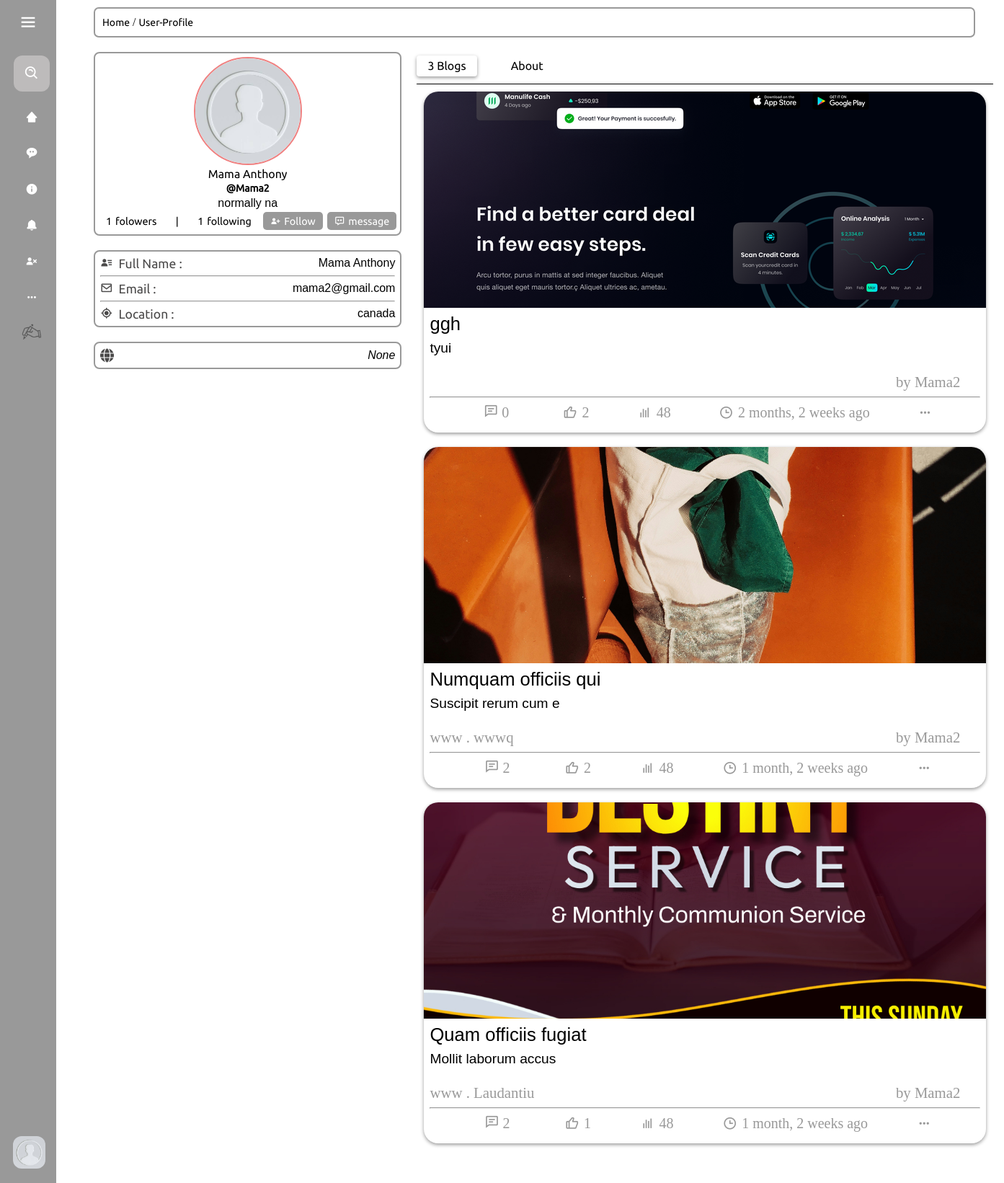
The app's page /profile/Mama2/ (signed in) with its own data.
### blog/models.py (models this page shows, shortened)
class Profile(models.Model):
    user = models.OneToOneField(User, on_delete=models.CASCADE)
    bio = models.TextField(null=True, blank=True)
    dob = models.DateField(null=True, blank=True)
    profile_img =  models.ImageField( upload_to='profile_images', default='default.jpg')
    location = models.CharField(null=True, blank=True, max_length=100)
    website = models.CharField(null=True, blank=True,max_length=100)
    about = models.TextField(null=True, blank=True)
    followers = models.ManyToManyField('self', symmetrical=False, related_name='following')
    userfol = models.ManyToManyField('self', symmetrical=False, related_name='userfollowing')
    def __str__(self):
        return self.user.username

class Post(models.Model):
    id = models.UUIDField(primary_key = True, default = uuid.uuid4)
    user = models.ForeignKey(Profile, on_delete= models.SET_NULL, null= True)
    image = models.ImageField(upload_to='post_images', default=None, null=True, blank=True)
    topic = models.CharField(max_length=100, null = True, blank=True)
    caption = models.TextField()
    category = models.ManyToManyField(category, related_name='cats', blank=True)
    created = models.DateTimeField(default = datetime.now)

class category(models.Model):
    category = models.CharField(max_length=200)

### blog/views.py (the view)
# urls.py: path("profile/<str:pk>/", views.userprofile , name="profile-page"),
@login_required(login_url="signin-page")
def userprofile(request, pk):
    md_user = User.objects.get(username=request.user) # getting the current use
    c_user_profile = Profile.objects.get(user=md_user)
    d_user = User.objects.get(username=pk) # what we are using
    user_profile = Profile.objects.get(user=d_user)
    posts = user_profile.post_set.all()
    num_followers = FollowRelationship.objects.filter(following=user_profile).count()
    num_following = FollowRelationship.objects.filter(follower=user_profile).count()
    follow_relationship = FollowRelationship.objects.filter(follower=c_user_profile, following=user_profile).first()
    if follow_relationship:
        cs = 'Following'
    else:
        cs = 'Follow'
    context = {
        "d_user": d_user,
        "user_profile": user_profile,
        "post": posts,
        "c_user_profile": c_user_profile,
        'cs':cs,
        'num_followers':num_followers,
        'num_following':num_following
    }
    return render(request, "profile_page.html", context)

### templates/profile_page.html (shortened to what this page needs)
{% load static %}
<!DOCTYPE html>
<html lang="en">
  <head>
    <link
      href="https://unpkg.com/boxicons@2.1.4/css/boxicons.min.css"
      rel="stylesheet"
    />
    <link rel="stylesheet" href="{% static 'css/profile_page.css' %}" />
  </head>
  <body>
    <div style="z-index: 999">{% include 'navbar.html' %}</div>
    <div class="body">
      <div class="heading">
        <span><a href="/">Home</a></span> /
        <span><a href="#">User-Profile</a></span>
      </div>
      <div class="whole_body">
        <div class="user_profile_side">
          <div class="user_profile_details">
            <div class="profile_content_page">
              <div class="profile_image_div">
                <img src="{{user_profile.profile_img.url}}" />
              </div>
              <p class="profile_fullname">{{d_user.first_name}}</p>
              <p class="profile_username">@{{d_user.username}}</p>
              <p class="profile_description">{{user_profile.bio}}</p>
              <div class="fandf">
                <p><span class="foln">{{num_followers}}</span>folowers</p>
                <p>|</p>
                <p><span class="">{{num_following}}</span> following</p>
                <button class="process_data" id="sendData">
                  <i class="bx bxs-user-plus"></i>
                  <span class="process_data_span">{{cs}}</span>
                </button>
                <button>
                  <a href="#"> <i class="bx bx-message-dots"></i> message </a>
                </button>
              </div>
            </div>
          </div>
          <div class="user_profile_section2">
            <div>
              <div class="fs">
                <i class="bx bxs-user-detail"></i>
                <p>Full Name :</p>
              </div>
              <h2>{{d_user.first_name}}</h2>
            </div>
            <hr style="margin-top: 7px; margin-bottom: 7px" />
            <div>
              <div class="fs">
                <i class="bx bx-envelope"></i>
                <p>Email :</p>
              </div>
              <h2>{{d_user.email}}</h2>
            </div>
            <hr style="margin-top: 7px; margin-bottom: 7px" />
            <div>
              <div class="fs">
                <i class="bx bx-current-location"></i>
                <p>Location :</p>
              </div>
              <h2>{{user_profile.location}}</h2>
            </div>
          </div>
          <div class="location_section">
            <a href="{{user_profile.website}}">{{user_profile.website}}</a>
          </div>
        </div>
        <div class="user_post_side">
          <div class="user_post_side_heading">
            <li class="solid" onclick="openTab('tab1')">
              <a href="#">{{post.count}} Blogs</a>
            </li>
            <li id="abt" onclick="openTab('tab2')"><a href="#">About</a></li>
          </div>
          <div class="tabs">
            <div id="tab1" class="tab-content">
              {% include 'post_listing.html' %}
            </div>
          </div>
        </div>
      </div>
    </div>
  </body>
</html>

### templates/navbar.html (shortened to what this page needs)
{% load static %}
<!DOCTYPE html>
<html lang="en">
  <head>
    <link
      href="https://unpkg.com/boxicons@2.1.4/css/boxicons.min.css"
      rel="stylesheet"
    />
    <link rel="stylesheet" href="{% static 'css/navbar.css' %}" />
  </head>
  <body>
    <nav class="sidebar">
      <div class="logo_content">
        <i class="bx bx-menu" id="btn"></i>
      </div>
      <ul class="nav_list">
        <li>
          <form action="">
            <i class="bx bx-search-alt sbfh"></i>
            <input type="search" placeholder="search..." name="" id="" />
          </form>
        </li>
        <li>
          <a href="/">
            <i class="bx bxs-home-alt-2"></i>
          </a>
        </li>
        <li>
          <a href="">
            <i class="bx bxs-message-rounded-dots"></i>
          </a>
        </li>
        <li>
          <a href="">
            <i class='bx bxs-info-circle' ></i>            <span class="links_name">About us</span>
          </a>
        </li>
        <li>
          <a href="/notification">
            <i class="bx bxs-bell"></i>
          </a>
        </li>
        {% if request.user.is_authenticated %}
        <li>
          <a href="/logout">
            <i class="bx bxs-user-x"></i>
          </a>
        </li>
        {% endif %}
        <li>
          <a href="">
            <i class="bx bx-dots-horizontal-rounded"></i>
          </a>
        </li>
        <li>
          <a href="/post">
            <i
              style="
                display: flex;
                align-items: center;
                justify-content: center;
              "
              ><img
                style="width: 30px"
                src="../static/img/hand_with_pen_50px.png"
                alt=""
            /></i>
          </a>
        </li>
        <div class="profile_content">
          <div class="profile">
            <a
              href="/profile/{{request.user.username}}"
              class="profile_details"
            >
              {% if request.user.is_authenticated %}
              <img src="{{ c_user_profile.profile_img.url }}" alt="" />
              {% endif %}
            </a>
          </div>
        </div>
      </ul>
    </nav>
  </body>
</html>

### templates/post_listing.html (shortened to what this page needs)
{% load static %}
<link
  href="https://unpkg.com/boxicons@2.1.4/css/boxicons.min.css"
  rel="stylesheet"
/>
<link rel="stylesheet" href="{% static 'css/post_listing.css' %}" />
<body>
  {% for dposts in post %}
 <div style="padding: 10px; width: 50rem">
    <div class="user_post">
      <a
        style="text-decoration: none; color: #000"
        href="/post_details/{{dposts.id}}"
      >
        <div class="post_img_div">
          {% if dposts.image %}
          <img src="{{ dposts.image.url }}" class="post_img" />
          {% endif %}
        </div>
        <div class="post_heading"> {{ dposts.topic }} </div>
        <div class="post_body">{{ dposts.caption|truncatechars:300 }}</div>
      </a>
      <div class="post_info">
        <div class="post_about">
          <div class="post_about_links">
            {% for cat in dposts.category.all %}
            <a href="/search?q={{ cat.category }}&type=category">{{ cat.category }}</a>
            {% if not forloop.last %} . {% endif %} {% endfor %}
          </div>
          <a href="/profile/{{ dposts.user}}" class="post_owner"
            >by {{ dposts.user }}</a
          >
        </div>
        <hr />
        <div class="actions">
          <div class="action_btns comment">
            <a href="/post_details#comment">
              <i class="bx bx-comment-detail"></i>
              <span>{{ dposts.message_set.count }}</span>
            </a>
          </div>
                    <div onclick="lorem()" class="action_btns comment">
                        <i id="liker" class="bx bx-like"></i>
                        <span>{{ dposts.like_set.count }}</span>
                    </div>
          <div class="action_btns views">
            <i class="bx bx-bar-chart"></i>
            <span>48</span>
          </div>
          <div class="action_btns views">
            <i class="bx bx-time"></i>
            <span>{{dposts.created | timesince }} ago</span>
          </div>
          <div>
            <i class="bx bx-dots-horizontal-rounded"></i>
          </div>
        </div>
      </div>
    </div>
  </div>
  {% endfor %}
  <nav aria-label="Page navigation example">
    <ul class="pagination">
    </ul>
</nav>
</body>

### static/css/profile_page.css (style rules this page uses)
.body { padding: 10px 40px; margin-left: 90px; height: 100vh; }
.heading { padding: 10px; border: 2px solid #999; border-radius: 7px; margin-bottom: 20px; }
.heading a { color: black; text-decoration: none; font-size: 14px; font-family: ubuntu; }
.whole_body { display: grid; grid-template-columns: 1fr 2fr; grid-gap: 1rem; }
.user_profile_details { border: 2px solid #999; border-radius: 8px; display: flex; flex-direction: column; align-items: center; }
.profile_image_div { width: 150px; height: 150px; padding: 0; border: 2px solid lightcoral; border-radius: 250px; overflow: hidden; }
.profile_image_div img { width: 100%; object-fit: cover; object-position: center; }
.profile_content_page { position: relative; display: flex; flex-direction: column; align-items: center; padding: 5px; gap: 0.2rem; }
.profile_username { font-family: ubuntu; font-size: 14px; font-weight: bold; }
.profile_fullname { font-size: 16px; font-family: ubuntu; }
.profile_description { font-family: sans-serif; text-align: center; font-size: 16px; }
.fandf { padding-top: 0px; display: flex; gap: 0.4rem; align-items: center; }
.fandf button { border: none; background-color: #999; border-radius: 5px; max-height: 25px; color: white; }
.fandf button a { text-decoration: none; color: white; display: flex; align-items: center; gap: 0.3rem; }
.fandf p, .fandf button { font-size: .9rem; padding: 5px 10px; display: flex; align-items: center; gap: 0.3rem; font-family: ubuntu; }
.user_profile_section2 { margin-top: 20px; border: 2px solid #999; border-radius: 8px; display: flex; flex-direction: column; padding: 7px; }
.user_profile_section2 div { align-items: center; display: flex; }
.fs { font-size: 1.1rem; gap: .5rem; font-family: ubuntu; width: 30%; color: #4b4a4a; }
.user_profile_section2 h2 { font-family: sans-serif; font-size: 16px; text-align: right; width: 70%; font-weight: 400; }
.location_section { border: 2px solid #999; margin-top: 20px; border-radius: 8px; padding: 7px; display: flex; align-items: center; }
.location_section a { width: 100%; font-family: sans-serif; font-size: 16px; text-align: right; font-weight: 100; font-style: italic; color: black; text-decoration: none; transition: .5s ease-in; }
.user_post_side { padding: 5px; }
.user_post_side_heading { display: flex; align-items: center; gap: 2rem; padding-bottom: 10px; border-bottom: 1px solid; }
.user_post_side_heading li { list-style: none; background: none; background-color: none; padding: 5px 15px; border-radius: 4px; }
.solid { box-shadow: 0 2px 5px 0 rgba(0, 0, 0, 0.4); }
.user_post_side_heading li a { text-decoration: none; color: black; font-family: ubuntu; }
.tab-content { display: none; }

### static/css/navbar.css (style rules this page uses)
* { margin: 0; padding: 0; box-sizing: border-box; }
body { position: relative; min-height: 100vh; width: 100%; }
.sidebar { font-family: Ubuntu ; position: fixed; top: 0; left: 0; height: 100%; width: 78px; background: #999; padding: 6px 14px; transition: .3s ease-in; }
.sidebar #btn { color: white; position: absolute; left: 50%; top: 6px; font-size: 28px; height: 50px; width: 50px; text-align: center; line-height: 50px; transform: translateX(-50%); }
.sidebar ul { margin-top: 20px; }
.sidebar ul li { list-style: none; position: relative; height: 50%; width: 100%; margin: 0 5px; line-height: 50px ; white-space:nowrap; }
.sidebar ul li:nth-child(1) { margin-bottom: 10px; }
.sbfh { position: absolute; z-index: 9991; top: 50%; left: 0; transform: translateY(-50%); font-size: 22px; color: #FFF; }
.sidebar ul li input { height: 50px; width: 100%; left: 0; top: 0; border-radius: 12px; outline: none; border: none; background: #bdbbbb; color: white; padding-left: 50px; font-size: 18px; }
.sidebar ul li a { color: white; display: flex; font-size: 1.1rem; align-items: center; text-decoration: none; transition: all .4s ease; border-radius: 12px; }
.sidebar ul li i { height: 50px; min-width: 50px; border-radius: 12px; line-height: 50px; text-align: center; }
.sidebar .profile_content { position: absolute; color: #FFF; padding: 10px; padding-bottom: 20px; bottom: 0; left: 0; margin-left: 8px; }
.profile .profile_details { text-decoration: none; color: #FFF; display: flex; align-items: center; }
.profile .profile_details img { height: 45px; width: 45px; object-fit: cover; border-radius: 12px; }

### records on screen
Profile: profile_img (placeholder picture)
Profile: profile_img (placeholder picture), bio "normally na", location "canada", website "None", count "3"
Post: image (picture), topic "ggh", caption "tyui", user "Mama2", message_set.count "0", like_set.count "2", created "2 months, 2 weeks"
Post: image (picture), topic "Numquam officiis qui", caption "Suscipit rerum cum e", user "Mama2", message_set.count "2", like_set.count "2", created "1 month, 2 weeks"
category: category "www"
category: category "wwwq"
Post: image (picture), topic "Quam officiis fugiat", caption "Mollit laborum accus", user "Mama2", message_set.count "2", like_set.count "1", created "1 month, 2 weeks"
category: category "Laudantiu"

### other values on screen
{{ d_user.first_name }} "Mama Anthony"
{{ d_user.username }} "Mama2"
{{ num_followers }} "1"
{{ num_following }} "1"
{{ cs }} "Follow"
{{ d_user.email }} "mama2@gmail.com"
